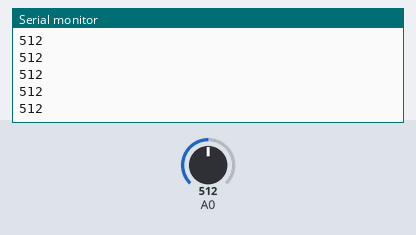
Recording of a sketch running on a simulated ESP8266 (NodeMCU). On the bench: the last lines printed to the serial monitor. The inputs (shaded band) are chosen by the test bench; at power-on: A0 = 512.

Above: at 1.2 s.
1.3 s: A0 set to 716
At 2.4 s:
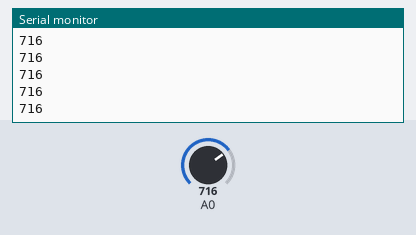
2.8 s: A0 set to 900
At 3.6 s:
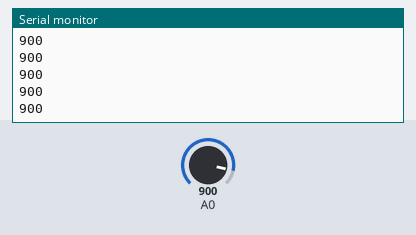
Timing chart, 0 to 5.8 s (numbered marks = the images above; inputs shaded):
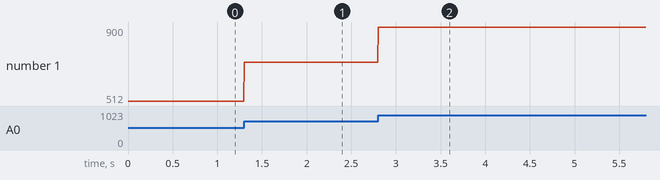

The sketch:

AnalogRead_digitalPin.ino
```cpp
void setup() {
  pinMode(D0,INPUT);
  Serial.begin(9600);
}

void loop() {
  Serial.println(analogRead(D0));

}
```

Measured:
- after the input at 1.3 s, the serial monitor: prints a new line at once (image 1)
- after the input at 2.8 s, the serial monitor: prints a new line at once (image 2)
- plotted number 1: 512 → 716 after the input at 1.3 s, 716 → 900 after the input at 2.8 s
